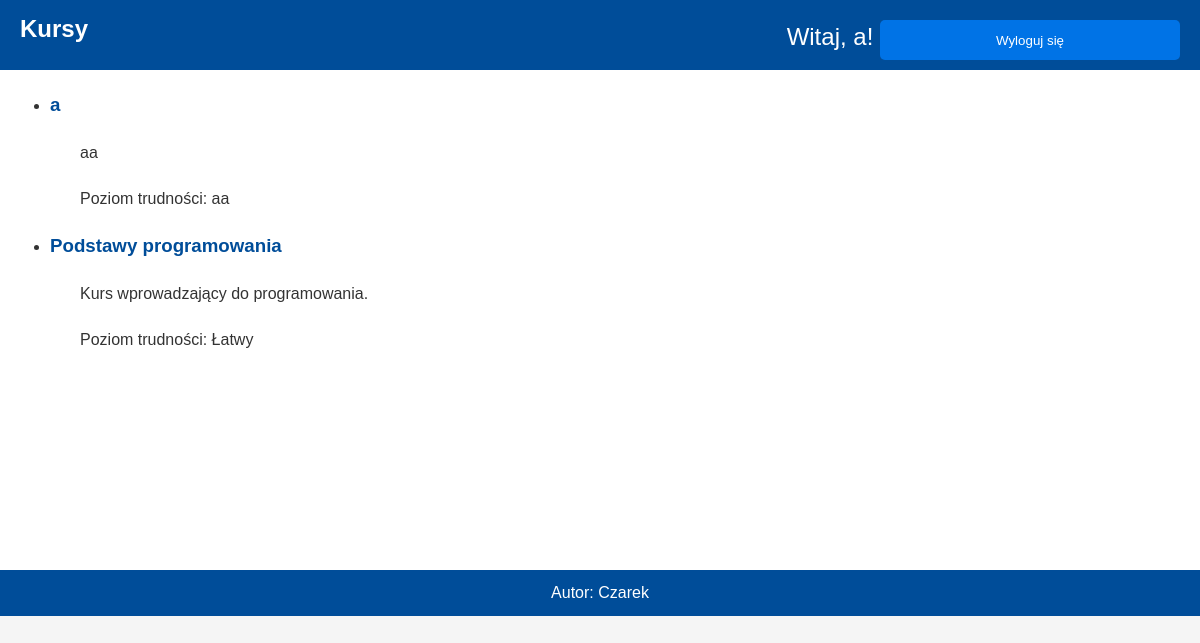
Page /Kursy/moje_kursy.php (signed in) on the committed database.
### tables this page shows
CREATE TABLE `kursy` (
  `id` int(11) NOT NULL,
  `Nazwa` varchar(25) NOT NULL,
  `Opis` varchar(500) NOT NULL,
  `Poziom_Trudnosci` varchar(25) NOT NULL
);

### Kursy/moje_kursy.php (the view, shortened to what this page needs)
<?php
$conn = new mysqli('localhost', 'root', '', 'kursy');
if (isset($_SESSION['userId'])) {
    $user_id = $_SESSION['userId'];
    $sql = "SELECT kursy.id, kursy.Nazwa, kursy.Opis, kursy.Poziom_Trudnosci
            FROM posiadane
            JOIN kursy ON posiadane.id_kursu = kursy.id
            WHERE posiadane.id_uzytkownika = ?";
    $stmt = $conn->prepare($sql);
    $stmt->bind_param('i', $user_id);
    $stmt->execute();
    $result = $stmt->get_result();
} else {
    header("Location: login.php");
    exit();
}
?>
<!DOCTYPE html>
<html lang="pl">
<head>
    <link rel="stylesheet" href="style.css">
</head>
<body>
    <header>
        <div class="baner1">
           <a href="indexu.php"><h1>Kursy</h1></a>
        </div>
        <div class="baner2">
            <?php if (isset($_SESSION['userLogin'])): ?>
                Witaj, <?php echo $_SESSION['imie']; ?>!
                <a href="logout.php"><button>Wyloguj się</button></a>
            <?php else: ?>
                <a href="login.php"><button>Zaloguj się</button></a>
                <a href="rej.php"><button>Zarejestruj się</button></a>
            <?php endif; ?>
        </div>
        <br>
    </header>
    <main>
        <center>
        <div class="main">
            <?php if ($result->num_rows > 0): ?>
                <ul>
                    <?php while ($row = $result->fetch_assoc()): ?>
                        <li>
                            <h3><?php echo $row['Nazwa']; ?></h3>
                            <p><?php echo $row['Opis']; ?></p>
                            <p>Poziom trudności: <?php echo $row['Poziom_Trudnosci']; ?></p>
                        </li>
                    <?php endwhile; ?>
                </ul>
            <?php else: ?>
                <p>Nie masz jeszcze żadnych kursów w swojej bibliotece.</p>
                <a href="kursy.php"><button>Przejdź do kursów</button></a>
            <?php endif; ?>
        </div>
            </center>
    </main>
    <footer>
        Autor: Czarek
    </footer>
</body>
</html>

### Kursy/style.css (style rules this page uses)
* { margin: 0; padding: 0; box-sizing: border-box; }
body { font-family: Arial, sans-serif; background-color: #f5f5f5; line-height: 1.6; color: #333; }
header { display: flex; justify-content: space-between; align-items: center; background-color: #004d99; color: white; padding: 10px 20px; }
.baner1 { background-color: #004d99; width: 40%; text-align: left; height: 50px; }
.baner1 h1 { margin: 0; padding: 0; color: white; font-size: 24px; position: sticky; }
.baner2 { background-color: #004d99; width: 60%; height: 50px; font-size: 150%; text-align: right; position: sticky; }
.main { width: 100%; background-color: #ffffff; min-height: 500px; padding: 20px; text-align: left; }
p { margin: 20px 0; padding: 0 30px; }
button { width: 300px; height: 40px; background-color: #0073e6; color: white; border: none; border-radius: 5px; margin-top: 10px; cursor: pointer; }
footer { width: 100%; background-color: #004d99; color: white; text-align: center; padding: 10px 0; }
h2, h3 { color: #004d99; }
ul { padding: 0 30px; list-style-type: disc; }
a { color: white; text-decoration: none; }

### rows in the picture
kursy: Nazwa "a", Opis "aa", Poziom_Trudnosci "aa"
kursy: Nazwa "Podstawy programowania", Opis "Kurs wprowadzający do programowania.", Poziom_Trudnosci "Łatwy"

### other values in the picture
$_SESSION['imie'] "a"
